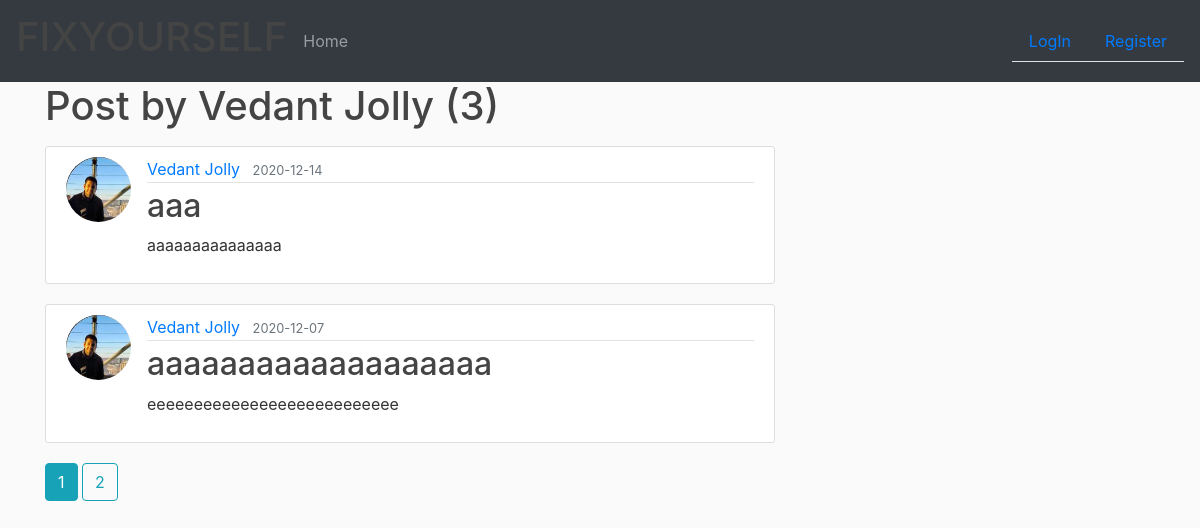
Page /user/Vedant Jolly on the earlier database version.
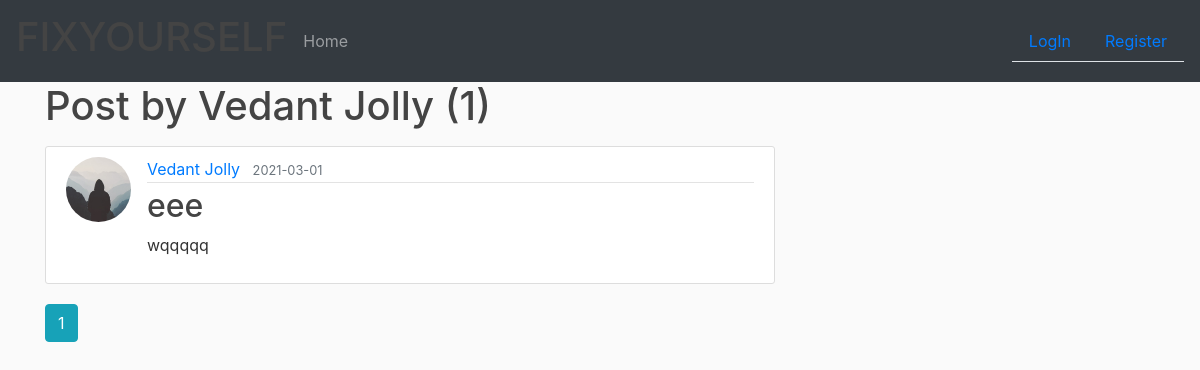
Same page on the later database version.
### website/models.py (models this page shows, shortened)
class Post(db.Model):
    id = db.Column(db.Integer, primary_key=True)
    title = db.Column(db.String(100), nullable=False)
    date_posted = db.Column(db.DateTime, nullable=False, default=datetime.utcnow)
    content = db.Column(db.Text, nullable=False)
    image_file = db.Column(db.String(20), nullable=False, default='default1.jpg')
    user_id = db.Column(db.Integer, db.ForeignKey('user.id'), nullable=False)

class User(db.Model, UserMixin):
    id = db.Column(db.Integer, primary_key=True)
    name = db.Column(db.String(20), nullable=False)
    email = db.Column(db.String(120), unique=True, nullable=False)
    image_file = db.Column(db.String(20), nullable=False, default='default.jpg')
    password = db.Column(db.String(60), nullable=False)
    posts = db.relationship('Post', backref='author', lazy=True)
    feedbacks = db.relationship('Feedback', backref='customer', lazy=True)
    questions = db.relationship('Question', backref='author', lazy=True)

### website/routes.py (the view)
@app.route("/user/<string:username>")
def user_posts(username):
    page = request.args.get('page', 1, type=int)
    user = User.query.filter_by(name=username).first_or_404()
    posts = Post.query.filter_by(author=user).order_by(
        Post.date_posted.desc()).paginate(page=page, per_page=2)
    return render_template('user_posts.html', posts=posts, user=user)

### website/templates/user_posts.html
{% extends 'layout.html' %}
{% block content %}
  <h1 class="mb-3">Post by {{ user.name }} ({{posts.total}})</h1>
  {% for post in posts.items %}
      <article class="media content-section">
        <img class="rounded-circle article-img" src="{{ url_for('static',filename = 'profile_pics/' + post.author.image_file) }}">
        <div class="media-body">
          <div class="article-metadata">
            <a class="mr-2" href="{{ url_for('user_posts',username=post.author.name) }}">{{ post.author.name }}</a>
            <small class="text-muted">{{ post.date_posted.strftime("%Y-%m-%d") }}</small>
          </div>
          <h2><a class="article-title" href="{{ url_for('post',post_id = post.id) }}">{{ post.title }}</a></h2>
          <p class="article-content">{{ post.content }}</p>
        </div>
      </article>
  {% endfor %}
  {% for page_num in posts.iter_pages(left_edge=1,right_edge=1,left_current=1,right_current=2) %}
    {% if page_num %}
      {% if posts.page == page_num %}
        <a class="btn btn-info mb-4" href="{{url_for('user_posts',username = user.name,page=page_num)}}">{{page_num}}</a>
      {% else %}
        <a class="btn btn-outline-info mb-4" href="{{url_for('user_posts',username = user.name,page=page_num)}}">{{page_num}}</a>
      {% endif %}
    {% else %}
      ...
    {% endif %}
  {% endfor %}
{% endblock content %}

Differences in the rows shown:
removed Post: image_file (picture), author.name "Vedant Jolly", date_posted "2020-12-14", title "aaa", content "aaaaaaaaaaaaaaa"
removed Post: image_file (picture), author.name "Vedant Jolly", date_posted "2020-12-07", title "aaaaaaaaaaaaaaaaaaa", content "eeeeeeeeeeeeeeeeeeeeeeeeeee"
now on this page (row edited): Post: image_file (placeholder picture), author.name "Vedant Jolly", date_posted "2021-03-01", title "eee", content "wqqqqq"
Other differences:
{{ posts.total }}: "3" → "1"
list line gone: "2"
